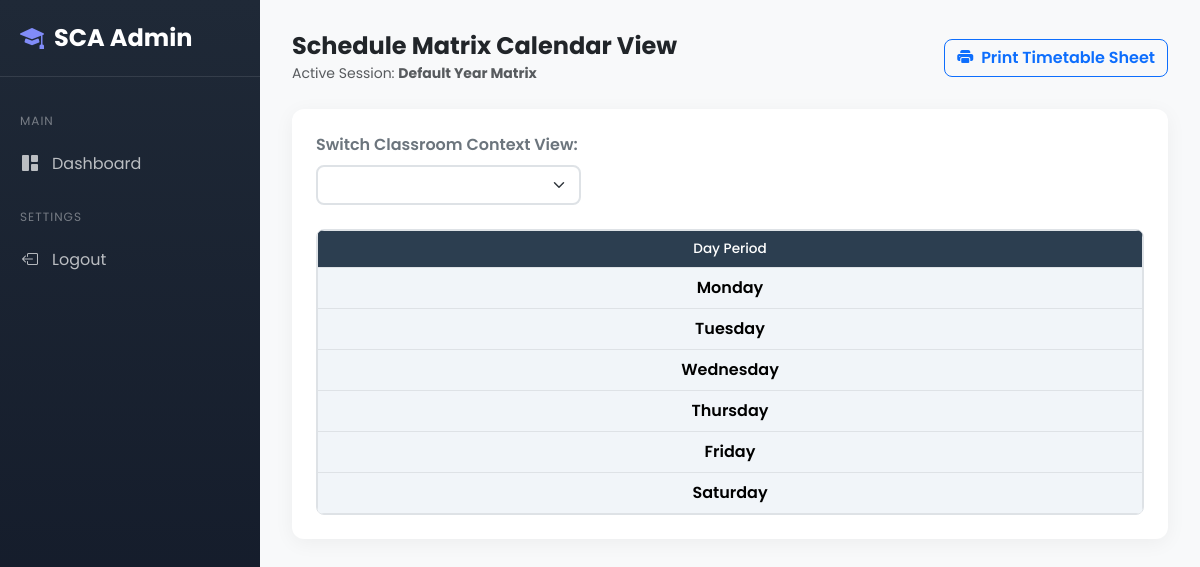
The page /frontend/admin/timetable_view.php (signed in) on the database its author committed.
### tables this page shows
CREATE TABLE IF NOT EXISTS school_days (
    id INT AUTO_INCREMENT PRIMARY KEY,
    day_name ENUM('Monday', 'Tuesday', 'Wednesday', 'Thursday', 'Friday', 'Saturday', 'Sunday') NOT NULL,
    is_working BOOLEAN DEFAULT TRUE,
    UNIQUE KEY (day_name)
);

### frontend/admin/timetable_view.php (the view, shortened to what this page needs)
<?php
require_once '../../backend/config.php';
$yearStmt = $pdo->query("SELECT id, year_name FROM academic_years ORDER BY is_current DESC, id DESC LIMIT 1");
$currentYear = $yearStmt->fetch();
$days = $pdo->query("SELECT id, day_name FROM school_days WHERE is_working = 1 ORDER BY id")->fetchAll();
?>
<!DOCTYPE html>
<html lang="en">
<head>
    <link rel="stylesheet" href="https://cdn.jsdelivr.net/npm/bootstrap-icons@1.11.1/font/bootstrap-icons.css">
    <link href="https://cdn.jsdelivr.net/npm/bootstrap@5.3.2/dist/css/bootstrap.min.css" rel="stylesheet" />
    <link rel="stylesheet" href="../../assets/css/sidebar.css" />
    <link rel="stylesheet" href="../../assets/css/admin.css">
</head>
<body>
    <?php include '../../backend/sidebar.php'; ?>
    <main class="main-content">
        <div class="d-flex flex-column flex-sm-row justify-content-between align-items-sm-center gap-3 mb-4 no-print">
            <div>
                <h4 class="m-0 fw-bold text-dark">Schedule Matrix Calendar View</h4>
                <small class="text-muted">Active Session: <strong><?= htmlspecialchars($currentYear['year_name'] ?? 'Default Year Matrix') ?></strong></small>
            </div>
            <div class="d-flex gap-2">
                <button onclick="window.print();" class="btn btn-outline-primary fw-semibold d-flex align-items-center gap-2" style="border-radius: 8px;">
                    <i class="bi bi-printer-fill"></i> Print Timetable Sheet
                </button>
            </div>
        </div>
        <div class="card table-card p-4">
            <div class="row align-items-center mb-4 g-3 no-print">
                <div class="col-md-5 col-lg-4">
                    <label class="form-label fw-semibold text-secondary">Switch Classroom Context View:</label>
                    <form method="GET" id="sectionSelectorForm" class="m-0">
                        <select name="section_id" class="form-select border-2" onchange="document.getElementById('sectionSelectorForm').submit();" style="border-radius: 8px;">
                        </select>
                    </form>
                </div>
            </div>
            <div class="table-responsive rounded-3 border">
                <table class="table table-bordered text-center align-middle m-0">
                    <thead class="timetable-header">
                        <tr>
                            <th>Day Period</th>
                        </tr>
                    </thead>
                    <tbody>
                        <?php foreach ($days as $day): ?>
                            <tr>
                                <td class="day-cell"><?= $day['day_name'] ?></td>
                            </tr>
                        <?php endforeach; ?>
                    </tbody>
                </table>
            </div>
        </div>
    </main>
</body>
</html>

### assets/css/sidebar.css (style rules this page uses)
:root { --primary-color: #4f46e5; --secondary-color: #818cf8; --dark-bg: #1f2937; --sidebar-width: 260px; }

### assets/css/admin.css (style rules this page uses)
* { margin: 0; padding: 0; box-sizing: border-box; }
body { font-family: 'Poppins', sans-serif; background-color: #f3f4f6; min-height: 100vh; }
.main-content { margin-left: var(--sidebar-width); min-height: 100vh; }

### frontend/admin/timetable_view.php (style rules this page uses)
:root { --sca-primary: #2c3e50; --sca-bg: #f8f9fa; }
body { background-color: var(--sca-bg); font-family: 'Poppins', sans-serif; }
.main-content { margin-left: 260px; padding: 2rem; min-height: 100vh; transition: all 0.3s ease; }
.table-card { background: #fff; border-radius: 12px; border: none; box-shadow: 0 4px 20px rgba(0, 0, 0, 0.05); }
.timetable-header th { background-color: var(--sca-primary) !important; color: #fff !important; font-weight: 500; font-size: 0.85rem; }
.day-cell { background-color: #f1f5f9 !important; color: #334155; font-weight: 600; width: 130px; }

### rows shown on the page
school_days: day_name "Monday"
school_days: day_name "Tuesday"
school_days: day_name "Wednesday"
school_days: day_name "Thursday"
school_days: day_name "Friday"
school_days: day_name "Saturday"

### other values the page prints
$section "MAIN"
$item['label'] "Dashboard"
$section "SETTINGS"
$item['label'] "Logout"
$currentYear['year_name'] "Default Year Matrix"
